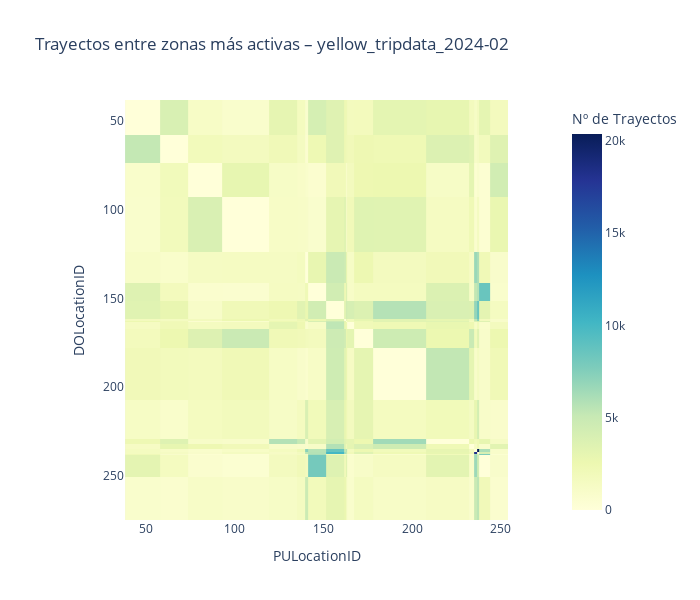
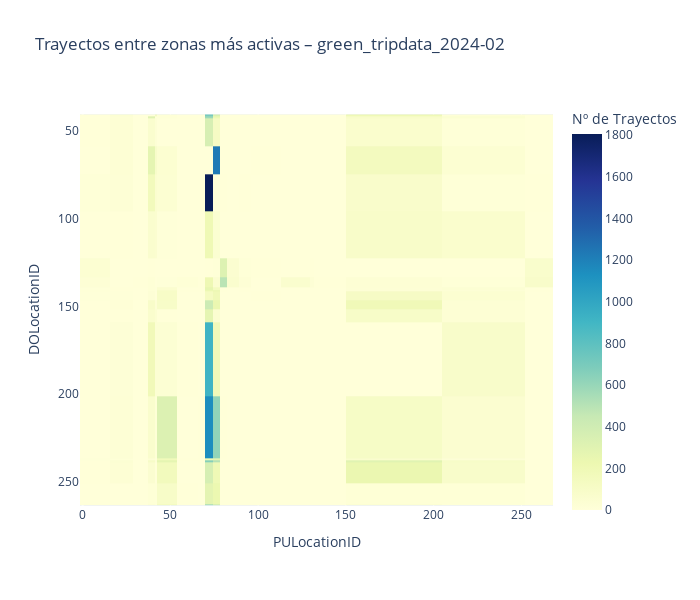
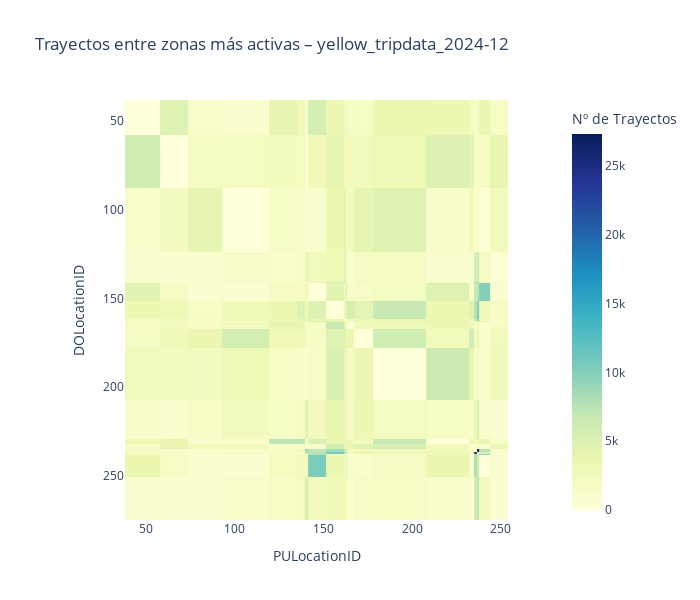
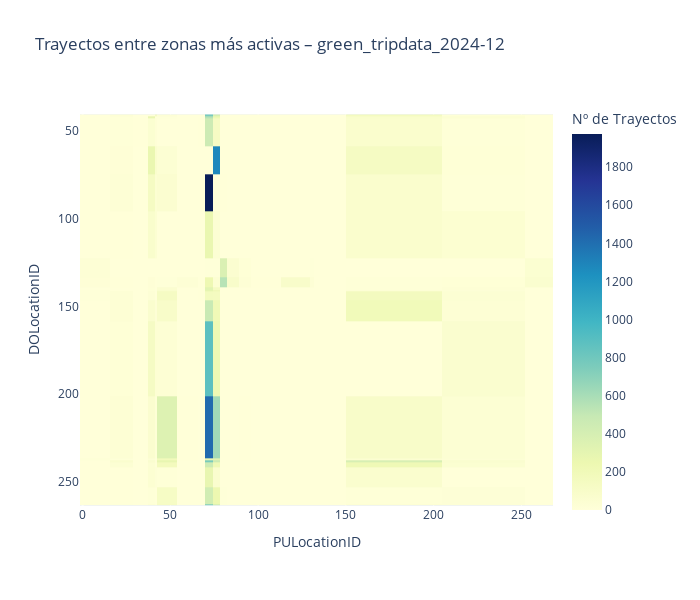

Notebook code cell kept with these figures, in order:
### Markdown cell above
### Visualización de trayectos entre las 20 zonas más activas
- Recorre ambos diccionarios de datasets (originales y limpios).
- Genera un heatmap para cada uno.
- Quita los números dentro de las celdas (annot=False) para que se infieran por escala de color.
- Usa plotly.express.imshow para interactividad: permite ver el valor al pasar el ratón.

### Code cell
def heatmap_zonas_o_coordenadas(datasets_dict, top_n=20, decimals=3):
    """
    Visualiza heatmaps de trayectos entre zonas más activas.
    Usa PULocationID/DOLocationID si existen, si no agrupa por coordenadas redondeadas.
    Si no tiene ninguno, muestra un aviso.

    Parámetros:
    - datasets_dict: diccionario con DataFrames
    - top_n: número de zonas/coordenadas más activas a considerar
    - decimals: decimales para redondear coordenadas (solo si aplica)
    """
    import plotly.express as px

    for nombre, df in datasets_dict.items():
        # --- Zonas oficiales (PULocationID/DOLocationID) ---
        if {'PULocationID', 'DOLocationID'}.issubset(df.columns):
            zonas = df.groupby(['PULocationID', 'DOLocationID']).size().reset_index(name='count')
            top_pu = zonas.groupby('PULocationID')['count'].sum().nlargest(top_n).index
            top_do = zonas.groupby('DOLocationID')['count'].sum().nlargest(top_n).index
            zonas_top = zonas[
                zonas['PULocationID'].isin(top_pu) & zonas['DOLocationID'].isin(top_do)
            ]
            pivot = zonas_top.pivot(index='DOLocationID', columns='PULocationID', values='count').fillna(0)

            fig = px.imshow(
                pivot.values,
                labels=dict(x="PULocationID", y="DOLocationID", color="Nº de Trayectos"),
                x=pivot.columns,
                y=pivot.index,
                color_continuous_scale="YlGnBu",
                title=f"Trayectos entre zonas más activas – {nombre}"
            )
            fig.update_layout(height=600, width=700)
            fig.show()
            continue

        # --- Coordenadas (Start_Lon, Start_Lat, End_Lon, End_Lat) ---
        coord_cols = {"Start_Lon", "Start_Lat", "End_Lon", "End_Lat"}
        if coord_cols.issubset(df.columns):
            # Redondear coordenadas para zonas sintéticas
            df["PU_zone"] = list(zip(df["Start_Lon"].round(decimals), df["Start_Lat"].round(decimals)))
            df["DO_zone"] = list(zip(df["End_Lon"].round(decimals), df["End_Lat"].round(decimals)))
            zonas = df.groupby(['PU_zone', 'DO_zone']).size().reset_index(name='count')

            top_pu = zonas.groupby('PU_zone')['count'].sum().nlargest(top_n).index
            top_do = zonas.groupby('DO_zone')['count'].sum().nlargest(top_n).index
            zonas_top = zonas[
                zonas['PU_zone'].isin(top_pu) & zonas['DO_zone'].isin(top_do)
            ]
            zonas_top['PU_zone_str'] = zonas_top['PU_zone'].astype(str)
            zonas_top['DO_zone_str'] = zonas_top['DO_zone'].astype(str)
            pivot = zonas_top.pivot(index='DO_zone_str', columns='PU_zone_str', values='count').fillna(0)

            fig = px.imshow(
                pivot.values,
                labels=dict(x="Zona Origen (lon, lat)", y="Zona Destino (lon, lat)", color="Nº de Trayectos"),
                x=pivot.columns,
                y=pivot.index,
                color_continuous_scale="YlGnBu",
                title=f"Trayectos entre 'zonas sintéticas' más activas – {nombre}"
            )
            fig.update_layout(height=800, width=1000)
            fig.show()
            continue

        # --- Si no hay columnas válidas ---
        print(f"⚠️ {nombre}: No tiene ni columnas de zonas ni de coordenadas. No se puede generar heatmap.")

# Visualizar heatmaps de datasets unificados y limpios
heatmap_zonas_o_coordenadas(cleaned_datasets)

# Visualizar heatmaps de datasets separados y limpios
heatmap_zonas_o_coordenadas(cleaned_datasets)

### Figure 1 — Plotly figure (JSON) as saved in the notebook; plotly's stock layout.template omitted (floating-point values rounded to 4 significant figures; data arrays with more than 128 entries replaced by an {"elided": "..."} marker saying what was removed)
{"data": [{"coloraxis": "coloraxis", "hovertemplate": "PULocationID: %{x}<br>DOLocationID: %{y}<br>Nº de Trayectos: %{z}<extra></extra>", "name": "0", "type": "heatmap", "x": [48, 68, 79, 107, 132, 138, 141, 142, 161, 162, 163, 164, 170, 186, 230, 234, 236, 237, 239, 249], "xaxis": "x", "y": [48, 68, 79, 107, 141, 142, 161, 162, 163, 164, 170, 186, 229, 230, 234, 236, 237, 238, 239, 263], "yaxis": "y", "z": {"elided": "20x20 float values"}}], "layout": {"coloraxis": {"colorbar": {"title": {"text": "Nº de Trayectos"}}, "colorscale": [[0, "rgb(255,255,217)"], [0.125, "rgb(237,248,177)"], [0.25, "rgb(199,233,180)"], [0.375, "rgb(127,205,187)"], [0.5, "rgb(65,182,196)"], [0.625, "rgb(29,145,192)"], [0.75, "rgb(34,94,168)"], [0.875, "rgb(37,52,148)"], [1, "rgb(8,29,88)"]]}, "height": 600, "title": {"text": "Trayectos entre zonas más activas – yellow_tripdata_2024-02"}, "width": 700, "xaxis": {"anchor": "y", "constrain": "domain", "domain": [0, 1], "scaleanchor": "y", "title": {"text": "PULocationID"}}, "yaxis": {"anchor": "x", "autorange": "reversed", "constrain": "domain", "domain": [0, 1], "title": {"text": "DOLocationID"}}}}

### Figure 2 — Plotly figure (JSON) as saved in the notebook; plotly's stock layout.template omitted (floating-point values rounded to 4 significant figures; data arrays with more than 128 entries replaced by an {"elided": "..."} marker saying what was removed)
{"data": [{"coloraxis": "coloraxis", "hovertemplate": "PULocationID: %{x}<br>DOLocationID: %{y}<br>Nº de Trayectos: %{z}<extra></extra>", "name": "0", "type": "heatmap", "x": [7, 24, 33, 41, 42, 43, 65, 66, 74, 75, 82, 83, 95, 97, 129, 130, 134, 166, 244, 260], "xaxis": "x", "y": [41, 42, 43, 74, 75, 116, 129, 138, 140, 141, 142, 151, 152, 166, 236, 237, 238, 239, 262, 263], "yaxis": "y", "z": {"elided": "20x20 float values"}}], "layout": {"coloraxis": {"colorbar": {"title": {"text": "Nº de Trayectos"}}, "colorscale": [[0, "rgb(255,255,217)"], [0.125, "rgb(237,248,177)"], [0.25, "rgb(199,233,180)"], [0.375, "rgb(127,205,187)"], [0.5, "rgb(65,182,196)"], [0.625, "rgb(29,145,192)"], [0.75, "rgb(34,94,168)"], [0.875, "rgb(37,52,148)"], [1, "rgb(8,29,88)"]]}, "height": 600, "title": {"text": "Trayectos entre zonas más activas – green_tripdata_2024-02"}, "width": 700, "xaxis": {"anchor": "y", "constrain": "domain", "domain": [0, 1], "scaleanchor": "y", "title": {"text": "PULocationID"}}, "yaxis": {"anchor": "x", "autorange": "reversed", "constrain": "domain", "domain": [0, 1], "title": {"text": "DOLocationID"}}}}

### Figure 3 — Plotly figure (JSON) as saved in the notebook; plotly's stock layout.template omitted (floating-point values rounded to 4 significant figures; data arrays with more than 128 entries replaced by an {"elided": "..."} marker saying what was removed)
{"data": [{"coloraxis": "coloraxis", "hovertemplate": "PULocationID: %{x}<br>DOLocationID: %{y}<br>Nº de Trayectos: %{z}<extra></extra>", "name": "0", "type": "heatmap", "x": [48, 68, 79, 107, 132, 138, 141, 142, 161, 162, 163, 164, 170, 186, 230, 234, 236, 237, 239, 249], "xaxis": "x", "y": [48, 68, 107, 140, 141, 142, 161, 162, 163, 164, 170, 186, 229, 230, 234, 236, 237, 238, 239, 263], "yaxis": "y", "z": {"elided": "20x20 float values"}}], "layout": {"coloraxis": {"colorbar": {"title": {"text": "Nº de Trayectos"}}, "colorscale": [[0, "rgb(255,255,217)"], [0.125, "rgb(237,248,177)"], [0.25, "rgb(199,233,180)"], [0.375, "rgb(127,205,187)"], [0.5, "rgb(65,182,196)"], [0.625, "rgb(29,145,192)"], [0.75, "rgb(34,94,168)"], [0.875, "rgb(37,52,148)"], [1, "rgb(8,29,88)"]]}, "height": 600, "title": {"text": "Trayectos entre zonas más activas – yellow_tripdata_2024-12"}, "width": 700, "xaxis": {"anchor": "y", "constrain": "domain", "domain": [0, 1], "scaleanchor": "y", "title": {"text": "PULocationID"}}, "yaxis": {"anchor": "x", "autorange": "reversed", "constrain": "domain", "domain": [0, 1], "title": {"text": "DOLocationID"}}}}

### Figure 4 — Plotly figure (JSON) as saved in the notebook; plotly's stock layout.template omitted (floating-point values rounded to 4 significant figures; data arrays with more than 128 entries replaced by an {"elided": "..."} marker saying what was removed)
{"data": [{"coloraxis": "coloraxis", "hovertemplate": "PULocationID: %{x}<br>DOLocationID: %{y}<br>Nº de Trayectos: %{z}<extra></extra>", "name": "0", "type": "heatmap", "x": [7, 24, 33, 41, 42, 43, 65, 66, 74, 75, 82, 83, 95, 97, 129, 130, 134, 166, 244, 260], "xaxis": "x", "y": [41, 42, 43, 74, 75, 116, 129, 138, 140, 141, 142, 151, 166, 236, 237, 238, 239, 244, 262, 263], "yaxis": "y", "z": {"elided": "20x20 float values"}}], "layout": {"coloraxis": {"colorbar": {"title": {"text": "Nº de Trayectos"}}, "colorscale": [[0, "rgb(255,255,217)"], [0.125, "rgb(237,248,177)"], [0.25, "rgb(199,233,180)"], [0.375, "rgb(127,205,187)"], [0.5, "rgb(65,182,196)"], [0.625, "rgb(29,145,192)"], [0.75, "rgb(34,94,168)"], [0.875, "rgb(37,52,148)"], [1, "rgb(8,29,88)"]]}, "height": 600, "title": {"text": "Trayectos entre zonas más activas – green_tripdata_2024-12"}, "width": 700, "xaxis": {"anchor": "y", "constrain": "domain", "domain": [0, 1], "scaleanchor": "y", "title": {"text": "PULocationID"}}, "yaxis": {"anchor": "x", "autorange": "reversed", "constrain": "domain", "domain": [0, 1], "title": {"text": "DOLocationID"}}}}
